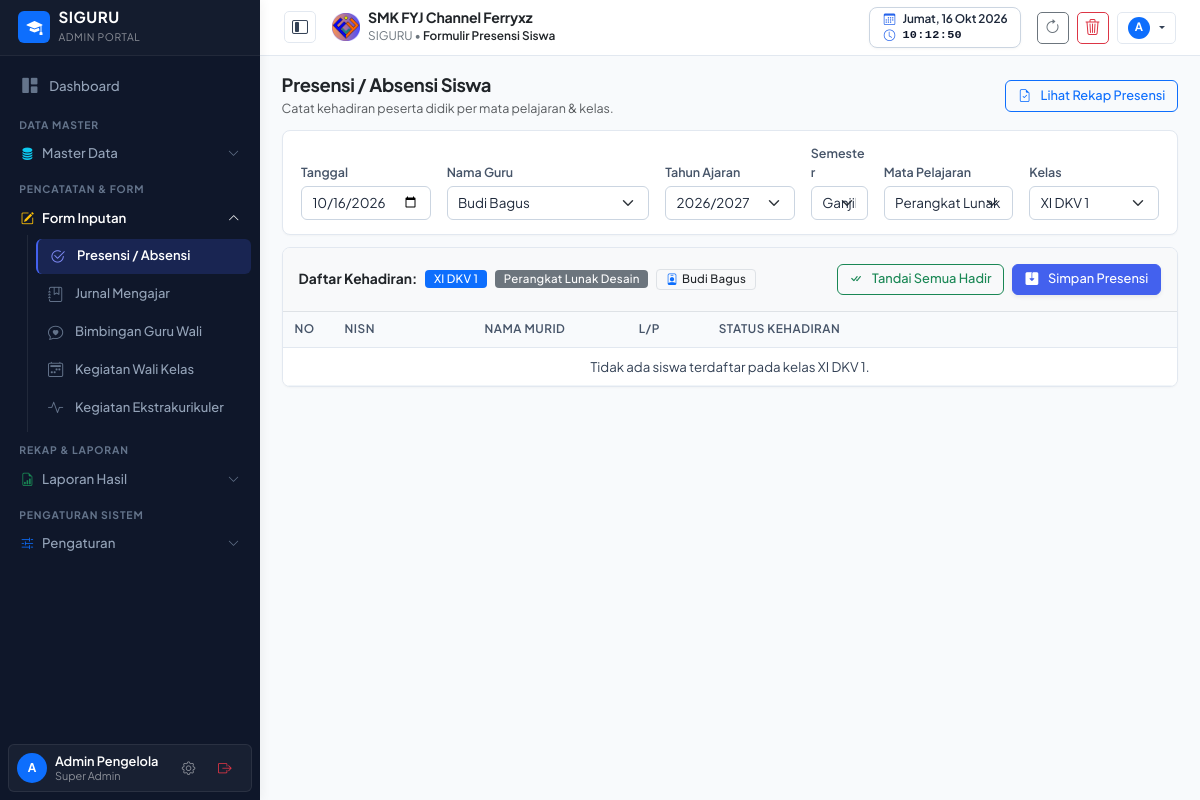
The page /form-absen.php (signed in) on the database its author committed.
### tables this page shows
CREATE TABLE pengaturan (
    id INTEGER PRIMARY KEY AUTOINCREMENT,
    logo TEXT DEFAULT 'assets/images/logo.png',
    nama_sekolah TEXT DEFAULT 'SMK NEGERI 1 CONTOH',
    tahun_ajaran TEXT DEFAULT '2026/2027',
    semester TEXT DEFAULT 'Ganjil',
    kelas TEXT DEFAULT 'X RPL 1, X RPL 2, XI RPL 1, XI RPL 2, XII RPL 1, XII RPL 2',
    mata_pelajaran TEXT DEFAULT 'Matematika, Bahasa Indonesia, Pemrograman Web, Basis Data, Bahasa Inggris, PJOK, Pendidikan Agama',
    folder_jurnal TEXT,
    folder_foto TEXT,
    folder_guru_wali TEXT,
    folder_wali TEXT,
    folder_ekstra TEXT,
    link_db_absen TEXT,
    link_db_jurnal TEXT,
    link_db_guru_wali TEXT,
    link_db_wali TEXT,
    link_db_ekstra TEXT,
    list_ekstrakurikuler TEXT DEFAULT 'Pramuka, Paskibra, Futsal, Basket, Rohis, PMR, Desain Grafis, Robotik',
    kepala_sekolah TEXT DEFAULT 'Drs. H. Ahmad Fauzi, M.Pd.',
    nip_kepala_sekolah TEXT DEFAULT '19750815 199903 1 002'
, kop_surat TEXT DEFAULT 'assets/images/kop_surat.png', kop_size TEXT DEFAULT '90', kabupaten TEXT DEFAULT 'Klungkung', ttd_kepsek TEXT DEFAULT 'https://drive.google.com/thumbnail?id=1GUfUommgYjV-cnhU0tTB8kRJy8iXagkI', list_tahun_ajaran TEXT DEFAULT '["2025/2026", "2026/2027", "2027/2028"]');

### form-absen.php (the view, shortened to what the rows shown need)
<?php
require_once __DIR__ . '/config/helper.php';
$settings = getSettings();
$taList = getDaftarTahunAjaran();
$tahunAjaran = $_GET['ta'] ?? ($_GET['tahun_ajaran'] ?? ($settings['tahun_ajaran'] ?? '2026/2027'));
$semester = $_GET['semester'] ?? ($settings['semester'] ?? 'Ganjil');
require_once __DIR__ . '/views/header.php';
?>
<main class="content-wrapper">
    <div class="card card-table p-4 mb-4">
        <form method="GET" action="form-absen.php" class="row g-3 align-items-end">
            <div class="col-md-2 col-sm-4">
                <label class="form-label fw-semibold small text-secondary">Tahun Ajaran</label>
                <select name="ta" class="form-select" onchange="this.form.submit()">
                    <?php foreach ($taList as $taItem): ?>
                        <option value="<?= htmlspecialchars($taItem) ?>" <?= $tahunAjaran === $taItem ? 'selected' : '' ?>><?= htmlspecialchars($taItem) ?></option>
                    <?php endforeach; ?>
                </select>
            </div>
            <div class="col-md-1 col-sm-4">
                <label class="form-label fw-semibold small text-secondary">Semester</label>
                <select name="semester" class="form-select" onchange="this.form.submit()">
                    <option value="Ganjil" <?= $semester === 'Ganjil' ? 'selected' : '' ?>>Ganjil</option>
                </select>
            </div>
        </form>
    </div>
    <form method="POST" action="form-absen.php">
        <div class="card card-table overflow-hidden">
            <div class="table-responsive">
                <table class="table table-custom align-middle mb-0">
                    <thead>
                        <tr>
                            <th style="width: 50px;">No</th>
                            <th style="width: 140px;">NISN</th>
                            <th>Nama Murid</th>
                            <th style="width: 80px;">L/P</th>
                            <th style="min-width: 320px;">Status Kehadiran</th>
                        </tr>
                    </thead>
                </table>
            </div>
        </div>
    </form>
</main>
<?php require_once __DIR__ . '/views/footer.php'; ?>

### views/header.php (shortened to what the rows shown need)
<?php
require_once __DIR__ . '/../config/helper.php';
$settings = getSettings();
?>
<!DOCTYPE html>
<html lang="id">
<head>
    <link href="https://cdn.jsdelivr.net/npm/bootstrap@5.3.2/dist/css/bootstrap.min.css" rel="stylesheet">
    <link rel="stylesheet" href="https://cdn.jsdelivr.net/npm/bootstrap-icons@1.11.3/font/bootstrap-icons.min.css">
    <link rel="stylesheet" href="https://cdnjs.cloudflare.com/ajax/libs/font-awesome/6.5.1/css/all.min.css">
    <link rel="stylesheet" href="assets/css/style.css?v=<?= time() ?>">
</head>
<body>
<header class="main-header d-flex align-items-center justify-content-between px-3 px-md-4">
    <div class="d-flex align-items-center gap-2 gap-md-3">
        <div class="d-flex align-items-center gap-2">
            <img src="<?= htmlspecialchars($settings['logo'] ?? 'assets/images/logo.png') ?>" alt="Logo" class="rounded" style="height: 28px; width: 28px; object-fit: contain;">
            <div>
                <span class="d-none d-md-block fw-bold text-dark mb-0" style="font-size: 0.88rem; line-height: 1.15; letter-spacing: -0.01em;">
                    <?= htmlspecialchars($settings['nama_sekolah'] ?? 'SMK FYJ Channel Ferryxz') ?>
                </span>
                <span class="text-secondary small" style="line-height: 1.1; font-size: 0.74rem;">
                    SIGURU &bull; <span class="fw-semibold text-dark"><?= htmlspecialchars($pageTitle ?? 'Dashboard') ?></span>
                </span>
            </div>
        </div>
    </div>
</header>

### rows shown on the page
pengaturan: logo (picture), nama_sekolah "SMK FYJ Channel Ferryxz", ta "2026/2027", semester "Ganjil"

### other values the page prints
$pageTitle "Formulir Presensi Siswa"
substr($user['nama'] ?: 'U', 0, 1) "A"
substr($currentUserData['nama'] ?? 'U', 0, 1) "A"
$currentUserData['nama'] "Admin Pengelola"
$currentUserData['hak_akses'] "Super Admin"
$selectedKelas "XI DKV 1"
$selectedMapel "Perangkat Lunak Desain"
$selectedGuru "Budi Bagus"
form field guru "Budi Bagus"
form field mapel "Perangkat Lunak Desain"
form field kelas "XI DKV 1"
